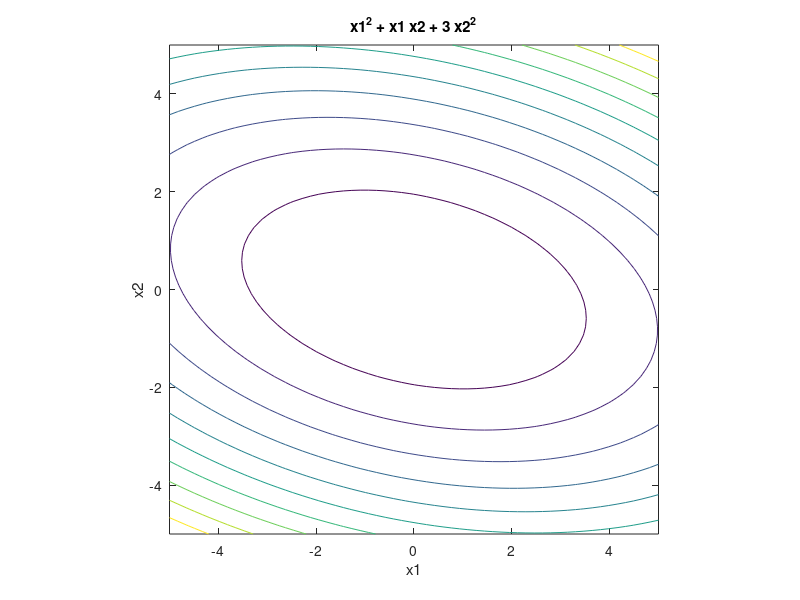

The MATLAB source for this figure: (Note: this script raises an error after producing the figure.)
%if nargin==0
    % define starting point
    x0 = [3 3]
%elseif nargin==1
    % if a single input argument is provided, it is a user-defined starting
    % point.
    %x0 = varargin{1};
%else
    %error('Incorrect number of input arguments.')
%end

% termination tolerance
tol = 1e-6;

% maximum number of allowed iterations
maxiter = 1000;

% minimum allowed perturbation
dxmin = 1e-6;

% step size ( 0.33 causes instability, 0.2 quite accurate)
alpha = 0.1;

% initialize gradient norm, optimization vector, iteration counter, perturbation
gnorm = inf; x = x0; niter = 0; dx = inf;

% define the objective function:
f = @(x1,x2) x1.^2 + x1.*x2 + 3*x2.^2;

% plot objective function contours for visualization:
figure(1); clf; ezcontour(f,[-5 5 -5 5]); axis equal; hold on

% redefine objective function syntax for use with optimization:
f2 = @(x) f(x(1),x(2));

% gradient descent algorithm:
while and(gnorm>=tol, and(niter <= maxiter, dx >= dxmin))
    % calculate gradient:
    g = grad(x);
    gnorm = norm(g);
    % take step:
    xnew = x - alpha*g;
    % check step
    if ~isfinite(xnew)
        display(['Number of iterations: ' num2str(niter)])
        error('x is inf or NaN')
    end
    % plot current point
    plot([x(1) xnew(1)],[x(2) xnew(2)],'ko-')
    refresh
    % update termination metrics
    niter = niter + 1;
    dx = norm(xnew-x);
    x = xnew;
    
end
xopt = x;
fopt = f2(xopt);
niter = niter - 1;

% define the gradient of the objective
function g = grad(x)
g = [2*x(1) + x(2)
    x(1) + 6*x(2)];
end